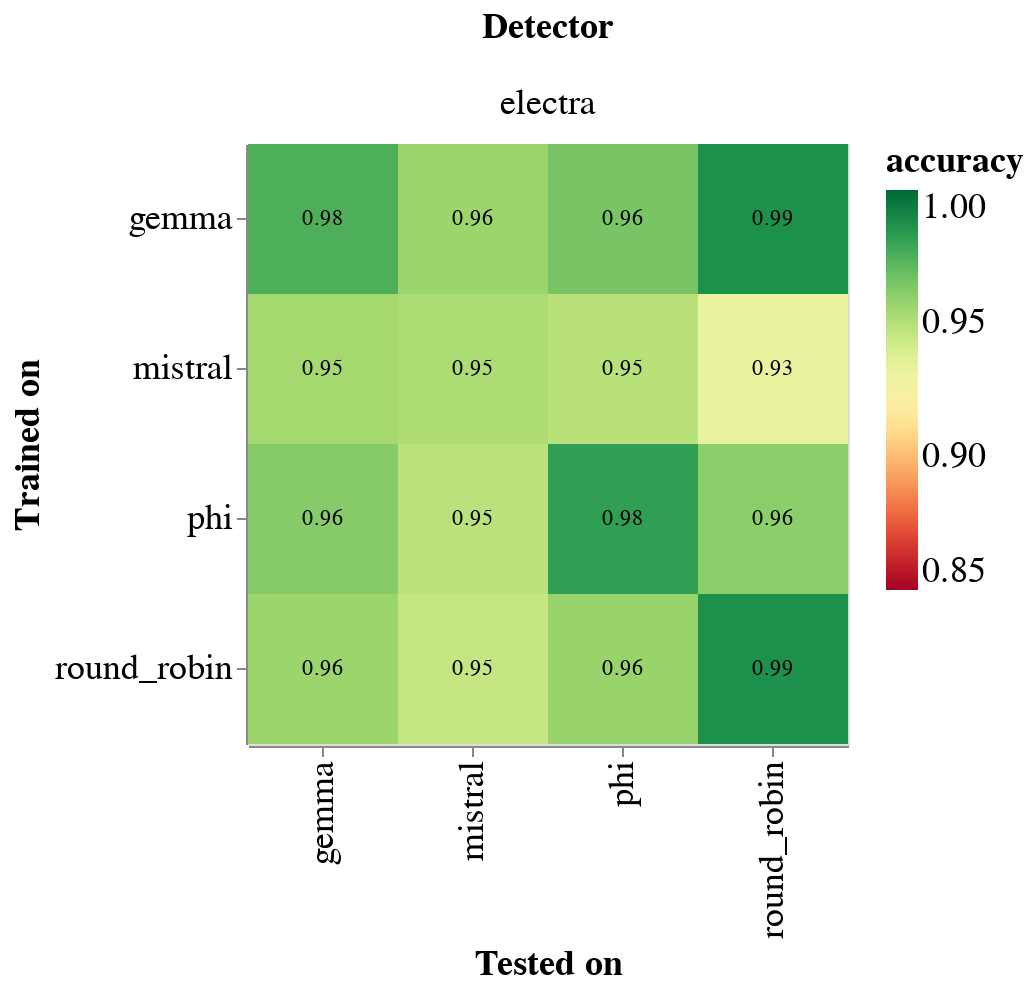

Write notebook code for a chart like this one.
### Markdown cell above
### Cross model

### Code cell
chat_models = ["gemma_chat", "zephyr", "llama3"]
no_chat_df = freeze_base_df[freeze_base_df["dataset"].apply(lambda x: x not in chat_models)]
# select electra only
no_chat_df = no_chat_df[no_chat_df["detector_short_name"] == "electra"]

heatmap = alt.Chart(no_chat_df).mark_rect().encode(
    alt.X('dataset:N', sort="x", title="Tested on"),
    alt.Y('trained_on_dataset:N', sort="y", title="Trained on"),
    alt.Color('accuracy:Q').scale(scheme='redyellowgreen', domain=[0.85, 1]),
    #alt.Row("trained_on_dataset:N", title="Dataset used for training"),
).properties(
    width=300,
    height=300
)

heatmap_text = alt.Chart(no_chat_df).mark_text(baseline='middle').encode(
    alt.X('dataset:N', sort="x", title="Tested on"),
    alt.Y('trained_on_dataset:N', sort="y", title="Trained on"),
    text='accuracy:Q',
    color=alt.condition(
        alt.datum.accuracy > 0.5,
        alt.value('black'),
        alt.value('white')
    )
).properties(
    width=300,
    height=300
)

heatmap_cross = alt.layer(heatmap, heatmap_text).facet(
    #column=alt.Column("trained_on_dataset:N", title="Dataset used for training")
    column=alt.Column("detector_short_name:N", title="Detector")
).configure(
    numberFormat='0.2f'
).configure_axis(
    labelFontSize=18,
    titleFontSize=18
).configure_legend(
    labelFontSize=18,
    titleFontSize=18,
    titleLimit=0
).configure_header(
    titleFontSize=18,
    labelFontSize=18
)

heatmap_cross.save("notebooks/plots/heatmap_cross_llm.png")
heatmap_cross

### Figure 1 — Vega-Lite specification as saved in the notebook (floating-point values rounded to 4 significant figures)
{"config": {"view": {"continuousWidth": 300, "continuousHeight": 300}, "axis": {"labelFontSize": 18, "titleFontSize": 18}, "header": {"labelFontSize": 18, "titleFontSize": 18}, "legend": {"labelFontSize": 18, "titleFontSize": 18, "titleLimit": 0}, "numberFormat": "0.2f"}, "data": {"name": "data-c70d952cf842f2408146f0b6d57e7183"}, "facet": {"column": {"field": "detector_short_name", "title": "Detector", "type": "nominal"}}, "spec": {"layer": [{"mark": {"type": "rect"}, "encoding": {"color": {"field": "accuracy", "scale": {"scheme": "redyellowgreen", "domain": [0.85, 1]}, "type": "quantitative"}, "x": {"field": "dataset", "sort": "x", "title": "Tested on", "type": "nominal"}, "y": {"field": "trained_on_dataset", "sort": "y", "title": "Trained on", "type": "nominal"}}}, {"mark": {"type": "text", "baseline": "middle"}, "encoding": {"color": {"condition": {"test": "(datum.accuracy > 0.5)", "value": "black"}, "value": "white"}, "text": {"field": "accuracy", "type": "quantitative"}, "x": {"field": "dataset", "sort": "x", "title": "Tested on", "type": "nominal"}, "y": {"field": "trained_on_dataset", "sort": "y", "title": "Trained on", "type": "nominal"}}}], "height": 300, "width": 300}, "$schema": "https://vega.github.io/schema/vega-lite/v5.17.0.json", "datasets": {"data-c70d952cf842f2408146f0b6d57e7183": [{"dataset": "phi", "accuracy": 0.965, "precision": 0.957, "recall": 0.9737, "f1_score": 0.9653, "fp_rate": 0.04375, "std_accuracy": 0.004102, "std_precision": 0.006376, "std_recall": 0.005173, "std_f1_score": 0.00419, "std_fp_rate": 0.006385, "TP": 970.6, "TN": 951.7, "FP": 43.55, "FN": 26.2, "base_detector": "electra_large", "trained_on_dataset": "gemma", "detector": "electra_large_gemma", "detector_short_name": "electra", "detector_name": "electra_gemma"}, {"dataset": "phi", "accuracy": 0.9492, "precision": 0.928, "recall": 0.9739, "f1_score": 0.9504, "fp_rate": 0.07563, "std_accuracy": 0.004905, "std_precision": 0.008146, "std_recall": 0.004834, "std_f1_score": 0.004921, "std_fp_rate": 0.008523, "TP": 970.8, "TN": 920.0, "FP": 75.27, "FN": 25.99, "base_detector": "electra_large", "trained_on_dataset": "mistral", "detector": "electra_large_mistral", "detector_short_name": "electra", "detector_name": "electra_mistral"}, {"dataset": "phi", "accuracy": 0.9816, "precision": 0.9699, "recall": 0.994, "f1_score": 0.9818, "fp_rate": 0.03087, "std_accuracy": 0.002999, "std_precision": 0.005423, "std_recall": 0.002324, "std_f1_score": 0.002999, "std_fp_rate": 0.005537, "TP": 990.8, "TN": 964.5, "FP": 30.72, "FN": 6.007, "base_detector": "electra_large", "trained_on_dataset": "phi", "detector": "electra_large_phi", "detector_short_name": "electra", "detector_name": "electra_phi"}, {"dataset": "phi", "accuracy": 0.9575, "precision": 0.9423, "recall": 0.9747, "f1_score": 0.9582, "fp_rate": 0.05977, "std_accuracy": 0.004435, "std_precision": 0.007205, "std_recall": 0.004967, "std_f1_score": 0.004479, "std_fp_rate": 0.007393, "TP": 971.6, "TN": 935.8, "FP": 59.49, "FN": 25.2, "base_detector": "electra_large", "trained_on_dataset": "round_robin", "detector": "electra_large_round_robin", "detector_short_name": "electra", "detector_name": "electra_round_robin"}, {"dataset": "gemma", "accuracy": 0.975, "precision": 0.9569, "recall": 0.9949, "f1_score": 0.9755, "fp_rate": 0.04489, "std_accuracy": 0.003414, "std_precision": 0.006106, "std_recall": 0.002258, "std_f1_score": 0.00338, "std_fp_rate": 0.006421, "TP": 984.1, "TN": 944.5, "FP": 44.38, "FN": 5.019, "base_detector": "electra_large", "trained_on_dataset": "gemma", "detector": "electra_large_gemma", "detector_short_name": "electra", "detector_name": "electra_gemma"}, {"dataset": "gemma", "accuracy": 0.9548, "precision": 0.9283, "recall": 0.9858, "f1_score": 0.9561, "fp_rate": 0.07618, "std_accuracy": 0.004555, "std_precision": 0.007816, "std_recall": 0.003809, "std_f1_score": 0.004515, "std_fp_rate": 0.008377, "TP": 975.1, "TN": 913.5, "FP": 75.32, "FN": 14.07, "base_detector": "electra_large", "trained_on_dataset": "mistral", "detector": "electra_large_mistral", "detector_short_name": "electra", "detector_name": "electra_mistral"}, {"dataset": "gemma", "accuracy": 0.9619, "precision": 0.968, "recall": 0.9554, "f1_score": 0.9616, "fp_rate": 0.03162, "std_accuracy": 0.004359, "std_precision": 0.005742, "std_recall": 0.006709, "std_f1_score": 0.004436, "std_fp_rate": 0.005764, "TP": 945.0, "TN": 957.6, "FP": 31.27, "FN": 44.09, "base_detector": "electra_large", "trained_on_dataset": "phi", "detector": "electra_large_phi", "detector_short_name": "electra", "detector_name": "electra_phi"}, {"dataset": "gemma", "accuracy": 0.9568, "precision": 0.9412, "recall": 0.9745, "f1_score": 0.9576, "fp_rate": 0.06088, "std_accuracy": 0.00443, "std_precision": 0.007187, "std_recall": 0.004971, "std_f1_score": 0.004425, "std_fp_rate": 0.007513, "TP": 963.9, "TN": 928.7, "FP": 60.2, "FN": 25.19, "base_detector": "electra_large", "trained_on_dataset": "round_robin", "detector": "electra_large_round_robin", "detector_short_name": "electra", "detector_name": "electra_round_robin"}, {"dataset": "mistral", "accuracy": 0.9569, "precision": 0.9554, "recall": 0.9583, "f1_score": 0.9569, "fp_rate": 0.04459, "std_accuracy": 0.004534, "std_precision": 0.006258, "std_recall": 0.006694, "std_f1_score": 0.004655, "std_fp_rate": 0.006312, "TP": 943.5, "TN": 943.4, "FP": 44.02, "FN": 41.02, "base_detector": "electra_large", "trained_on_dataset": "gemma", "detector": "electra_large_gemma", "detector_short_name": "electra", "detector_name": "electra_gemma"}, {"dataset": "mistral", "accuracy": 0.9523, "precision": 0.9271, "recall": 0.9818, "f1_score": 0.9536, "fp_rate": 0.07701, "std_accuracy": 0.004725, "std_precision": 0.008022, "std_recall": 0.004273, "std_f1_score": 0.004712, "std_fp_rate": 0.008459, "TP": 966.6, "TN": 911.4, "FP": 76.04, "FN": 17.94, "base_detector": "electra_large", "trained_on_dataset": "mistral", "detector": "electra_large_mistral", "detector_short_name": "electra", "detector_name": "electra_mistral"}, {"dataset": "mistral", "accuracy": 0.9484, "precision": 0.9672, "recall": 0.9281, "f1_score": 0.9472, "fp_rate": 0.03136, "std_accuracy": 0.004904, "std_precision": 0.005618, "std_recall": 0.008124, "std_f1_score": 0.005102, "std_fp_rate": 0.005418, "TP": 913.8, "TN": 956.5, "FP": 30.96, "FN": 70.77, "base_detector": "electra_large", "trained_on_dataset": "phi", "detector": "electra_large_phi", "detector_short_name": "electra", "detector_name": "electra_phi"}, {"dataset": "mistral", "accuracy": 0.9454, "precision": 0.9399, "recall": 0.9514, "f1_score": 0.9456, "fp_rate": 0.06068, "std_accuracy": 0.005192, "std_precision": 0.007545, "std_recall": 0.007135, "std_f1_score": 0.005334, "std_fp_rate": 0.007613, "TP": 936.7, "TN": 927.5, "FP": 59.92, "FN": 47.81, "base_detector": "electra_large", "trained_on_dataset": "round_robin", "detector": "electra_large_round_robin", "detector_short_name": "electra", "detector_name": "electra_round_robin"}, {"dataset": "round_robin", "accuracy": 0.987, "precision": 1.0, "recall": 0.9727, "f1_score": 0.986, "fp_rate": 0.0, "std_accuracy": 0.01294, "std_precision": 0.0, "std_recall": 0.02748, "std_f1_score": 0.01432, "std_fp_rate": 0.0, "TP": 35.08, "TN": 38.95, "FP": 0.0, "FN": 0.975, "base_detector": "electra_large", "trained_on_dataset": "gemma", "detector": "electra_large_gemma", "detector_short_name": "electra", "detector_name": "electra_gemma"}, {"dataset": "round_robin", "accuracy": 0.9323, "precision": 0.8952, "recall": 0.9727, "f1_score": 0.9315, "fp_rate": 0.1053, "std_accuracy": 0.02898, "std_precision": 0.0503, "std_recall": 0.02748, "std_f1_score": 0.03111, "std_fp_rate": 0.04974, "TP": 35.08, "TN": 34.84, "FP": 4.106, "FN": 0.975, "base_detector": "electra_large", "trained_on_dataset": "mistral", "detector": "electra_large_mistral", "detector_short_name": "electra", "detector_name": "electra_mistral"}, {"dataset": "round_robin", "accuracy": 0.9605, "precision": 1.0, "recall": 0.9178, "f1_score": 0.9566, "fp_rate": 0.0, "std_accuracy": 0.02193, "std_precision": 0.0, "std_recall": 0.04511, "std_f1_score": 0.02489, "std_fp_rate": 0.0, "TP": 33.09, "TN": 38.95, "FP": 0.0, "FN": 2.959, "base_detector": "electra_large", "trained_on_dataset": "phi", "detector": "electra_large_phi", "detector_short_name": "electra", "detector_name": "electra_phi"}, {"dataset": "round_robin", "accuracy": 0.987, "precision": 1.0, "recall": 0.9727, "f1_score": 0.986, "fp_rate": 0.0, "std_accuracy": 0.01294, "std_precision": 0.0, "std_recall": 0.02748, "std_f1_score": 0.01432, "std_fp_rate": 0.0, "TP": 35.08, "TN": 38.95, "FP": 0.0, "FN": 0.975, "base_detector": "electra_large", "trained_on_dataset": "round_robin", "detector": "electra_large_round_robin", "detector_short_name": "electra", "detector_name": "electra_round_robin"}]}}
